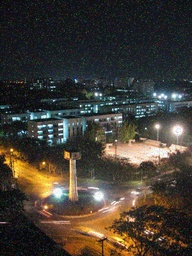
#> input picture Assignment2/a2_20171107/input/Degraded.jpg, 192 x 256 px, shrunk from 576 x 768 before the run; the run also reads 1 picture not shown here
$ jupyter execute Q8.1.ipynb
#> lines starting #> are read from the running program, lines starting #| are printed output that depends on the picture
#> further down, img is the input picture: PIL image 192x256 RGB; mean R, G, B 66.9, 60.9, 53
[cell 1]
import cv2
from matplotlib import pyplot as plt
from PIL import Image, ImageOps
import numpy as np
import time

def medianfilter(img, k):
#> called with k = 3
    image = np.array(img)
    output = np.zeros(tuple([image.shape[0],image.shape[1]]))
    image_padded = np.zeros((image.shape[0] + k-1, image.shape[1] + k-1))
    image_padded[0:image.shape[0],0:image.shape[1]] = image

    for x in range(image.shape[1]):     # Loop over every pixel of the image
        for y in range(image.shape[0]):
            # element-wise multiplication of the kernel and the image
            output[y,x] = np.median(image_padded[y:y+k,x:x+k])
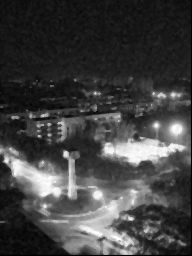
#> output: shape (256, 192) float64; min 0, max 255, mean 65.4
    return output

def medianFilter3D(img, k):
    img = np.array(img)

    ans1 = medianfilter(img[:,:,0],k)
    ans2 = medianfilter(img[:,:,1],k)
#> call 2 of medianfilter, with k = 3
#> in medianfilter (call 2), `image = np.array(img)`:
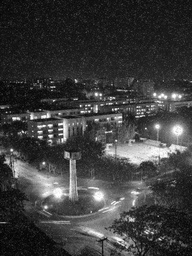
#> image: shape (256, 192); min 0, max 255, mean 60.9
#> in medianfilter (call 2), `image_padded[0:image.shape[0],0:image.shape[1]] = image`:
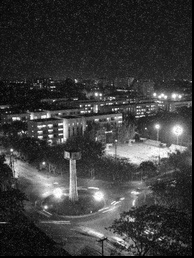
#> image_padded: shape (258, 194) float64; min 0, max 255, mean 59.8
#> after the loop in medianfilter (call 2), `for x in range(image.shape[1]):`:
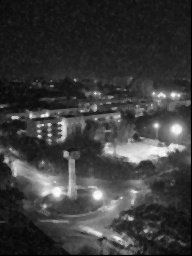
#> output: shape (256, 192) float64; min 0, max 253, mean 59.2
    ans3 = medianfilter(img[:,:,2],k)
#> call 3 of medianfilter, with k = 3
#> in medianfilter (call 3), `image = np.array(img)`:
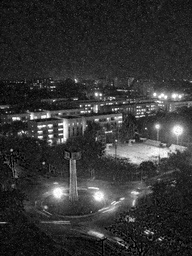
#> image: shape (256, 192); min 0, max 255, mean 53
#> in medianfilter (call 3), `image_padded[0:image.shape[0],0:image.shape[1]] = image`:
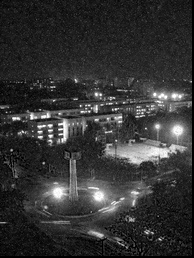
#> image_padded: shape (258, 194) float64; min 0, max 255, mean 52
#> after the loop in medianfilter (call 3), `for x in range(image.shape[1]):`:
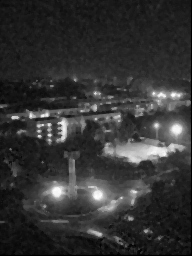
#> output: shape (256, 192) float64; min 0, max 255, mean 51.5

    ans = np.zeros(img.shape)
    ans[:,:,0] = ans1
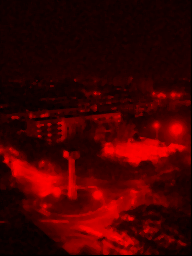
#> ans: shape (256, 192, 3) float64; mean of channels 0, 1, 2 65.4, 0, 0; drawn as R, G, B
    ans[:,:,1] = ans2
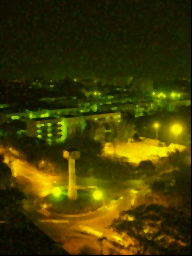
#> ans: shape (256, 192, 3) float64; mean of channels 0, 1, 2 65.4, 59.2, 0; drawn as R, G, B
    ans[:,:,2] = ans3
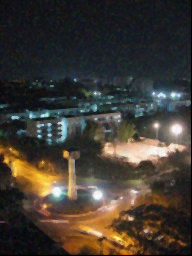
#> ans: shape (256, 192, 3) float64; mean of channels 0, 1, 2 65.4, 59.2, 51.5; drawn as R, G, B

    return ans.astype('uint8')

img = Image.open('../input/Degraded.jpg')
img1 = Image.open('../input/Clear.jpg')
img = np.array(img)
# print(img.shape)
ans = medianFilter3D(img, 3)
# print(ans.shape)
# print(img.shape)

fig = plt.figure(figsize=[20, 20])
plt.subplot(1,2,1);plt.imshow(img);plt.axis('off')
plt.subplot(1,2,2);plt.imshow(ans);plt.axis('off')
plt.show()
